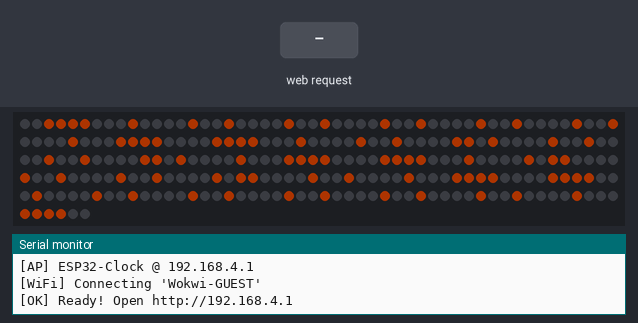
This sketch was run on a simulated ESP32. Parts: 256 RGB LEDs in strip order, left to right, continuing on the next row, the last lines printed to the serial monitor. Inputs (shaded band) come from the test bench. Dim RGB values are drawn brighter than linear; WiFi joins after 1.5 s; servers stay silent unless stated; the local clock reads 2024-03-15 10:24:30 at power-on unless the sketch sets it; random numbers use the default seed unless the sketch sets one; EEPROM starts erased.

Above: at 1.08 s.
1.3 s: HTTP request GET /api/mode?m=0 received
At 1.9 s:
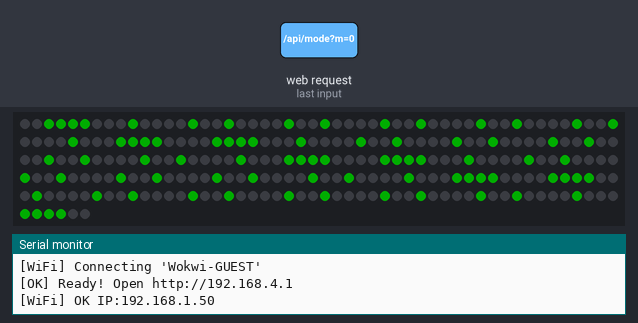
4.3 s: HTTP request GET /api/mode?m=1 received
At 4.65 s:
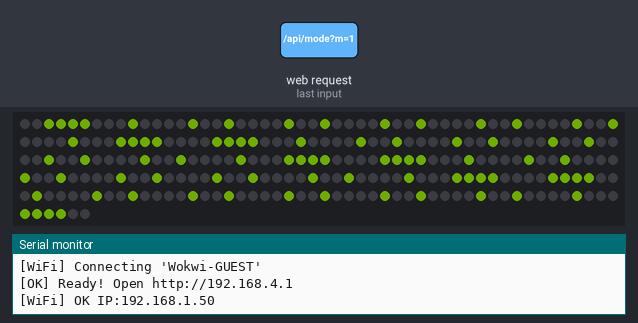
At 8.61 s:
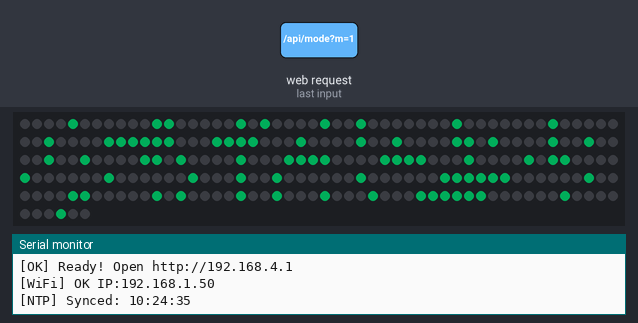

The sketch:

sketch_clock_led_8x8.ino
```cpp
/*
 * ESP32 Clock with 4x WS2812 8x8 LED Matrix
 * - NTP time sync via WiFi
 * - Auto color changing with multiple modes
 * - Phone control via WiFi Web Server
 *
 * Wokwi: Bat [net] enable=true trong wokwi.toml
 * Thuc te: Ket noi WiFi qua giao dien web tren dien thoai
 */

#include <Arduino.h>
#include <WiFi.h>
#include <WebServer.h>
#include <time.h>
#include <Adafruit_NeoPixel.h>
#include <Preferences.h>

/*=== Config ===*/
#define AP_SSID    "ESP32-Clock"
#define AP_PASS    "12345678"
#define LED_PIN    13
#define NUM_LEDS   256
Adafruit_NeoPixel matrix(NUM_LEDS, LED_PIN, NEO_GRB + NEO_KHZ800);

#define NTP_SERVER1    "pool.ntp.org"
#define NTP_SERVER2    "time.google.com"
#define GMT_OFFSET_SEC 25200
#define DST_OFFSET_SEC 0

WebServer server(80);
Preferences prefs;

/*=== Time ===*/
int hours = 0, minutes = 0, seconds = 0;
unsigned long lastTick = 0;
bool ntpSynced = false;
unsigned long lastNtpAttempt = 0;

/*=== Display ===*/
int brightness = 50;
bool use24h = true;
bool showColon = true;
bool colonOn = true;
unsigned long lastColonToggle = 0;
bool fontBold = false;

/*=== Color ===*/
enum ColorMode { MODE_SINGLE=0, MODE_RAINBOW, MODE_RANDOM, MODE_BREATHING, MODE_GRADIENT, MODE_WAVE, MODE_COUNT };
int colorMode = MODE_RAINBOW;
uint8_t fixedR = 0, fixedG = 255, fixedB = 0;
float hueOffset = 0;
unsigned long lastHueUpdate = 0;
bool autoColorChange = true;
unsigned long lastAutoChange = 0;
uint32_t digitColors[4];

/*=== WiFi ===*/
String wifiSSID = "";
String wifiPass = "";
bool wifiConnected = false;
unsigned long lastWifiAttempt = 0;

/*=== Font 8x8 for digits ===*/
static const uint8_t FONT[10][8] = {
  { // 0
    0b00111100,
    0b01000010,
    0b01000010,
    0b01000010,
    0b01000010,
    0b01000010,
    0b01000010,
    0b00111100
  },
  { // 1
    0b00001000,
    0b00011000,
    0b00101000,
    0b01001000,
    0b00001000,
    0b00001000,
    0b00001000,
    0b01111110
  },
  { // 2
    0b00111100,
    0b01000010,
    0b01000010,
    0b00000100,
    0b00001000,
    0b00010000,
    0b00100000,
    0b01111110
  },
  { // 3
    0b00111100,
    0b01000010,
    0b00000010,
    0b00011100,
    0b00000010,
    0b00000010,
    0b01000010,
    0b00111100
  },
  { // 4
    0b00000100,
    0b00001100,
    0b00010100,
    0b00100100,
    0b01000100,
    0b01111110,
    0b00000100,
    0b00000100
  },
  { // 5
    0b01111110,
    0b01000000,
    0b01000000,
    0b01111100,
    0b00000010,
    0b00000010,
    0b01000010,
    0b00111100
  },
  { // 6
    0b00111100,
    0b01000010,
    0b01000000,
    0b01000000,
    0b01111100,
    0b01000010,
    0b01000010,
    0b00111100
  },
  { // 7
    0b01111110,
    0b01000010,
    0b00000010,
    0b00000100,
    0b00001000,
    0b00010000,
    0b00100000,
    0b00100000
  },
  { // 8
    0b00111100,
    0b01000010,
    0b01000010,
    0b00111100,
    0b01000010,
    0b01000010,
    0b01000010,
    0b00111100
  },
  { // 9
    0b00111100,
    0b01000010,
    0b01000010,
    0b00111110,
    0b00000010,
    0b00000010,
    0b01000010,
    0b00111100
  }
};

/*=== Font Bold 8x8 ===*/
static const uint8_t FONT_BOLD[10][8] = {
  { // 0
    0b00111100,
    0b01100110,
    0b01100110,
    0b01100110,
    0b01100110,
    0b01100110,
    0b01100110,
    0b00111100
  },
  { // 1
    0b00001000,
    0b00011000,
    0b00111000,
    0b00011000,
    0b00011000,
    0b00011000,
    0b00011000,
    0b01111110
  },
  { // 2
    0b00111100,
    0b01100110,
    0b01100110,
    0b00000100,
    0b00001000,
    0b00010000,
    0b00100110,
    0b01111110
  },
  { // 3
    0b00111100,
    0b01100110,
    0b00000110,
    0b00011100,
    0b00000110,
    0b00000110,
    0b01100110,
    0b00111100
  },
  { // 4
    0b00001100,
    0b00011100,
    0b00101100,
    0b01001100,
    0b01111110,
    0b00001100,
    0b00001100,
    0b00001100
  },
  { // 5
    0b01111110,
    0b01100000,
    0b01100000,
    0b01111100,
    0b00000110,
    0b00000110,
    0b01100110,
    0b00111100
  },
  { // 6
    0b00111100,
    0b01100110,
    0b01100000,
    0b01111100,
    0b01100110,
    0b01100110,
    0b01100110,
    0b00111100
  },
  { // 7
    0b01111110,
    0b01100110,
    0b00000110,
    0b00000100,
    0b00001000,
    0b00010000,
    0b00110000,
    0b00110000
  },
  { // 8
    0b00111100,
    0b01100110,
    0b01100110,
    0b00111100,
    0b01100110,
    0b01100110,
    0b01100110,
    0b00111100
  },
  { // 9
    0b00111100,
    0b01100110,
    0b01100110,
    0b00111110,
    0b00000110,
    0b00000110,
    0b01100110,
    0b00111100
  }
};

/*=== Pixel index ===*/
inline int px(int x, int y, int panel) {
  return panel * 64 + y * 8 + x;
}

/*=== HSV to RGB ===*/
uint32_t hsv(float h, float s, float v) {
  float c = v * s;
  float x = c * (1.0f - fabsf(fmodf(h / 60.0f, 2.0f) - 1.0f));
  float m = v - c;
  float r, g, b;
  if      (h < 60)  { r=c; g=x; b=0; }
  else if (h < 120) { r=x; g=c; b=0; }
  else if (h < 180) { r=0; g=c; b=x; }
  else if (h < 240) { r=0; g=x; b=c; }
  else if (h < 300) { r=x; g=0; b=c; }
  else              { r=c; g=0; b=x; }
  return matrix.Color((uint8_t)((r+m)*255), (uint8_t)((g+m)*255), (uint8_t)((b+m)*255));
}

/*=== Get color per digit (all panels same color) ===*/
uint32_t getColor(int i) {
  (void)i;
  switch (colorMode) {
    case MODE_SINGLE:    return matrix.Color(fixedR, fixedG, fixedB);
    case MODE_RAINBOW:   return hsv(fmodf(hueOffset, 360.0f), 1, 1);
    case MODE_RANDOM:    return digitColors[0];
    case MODE_BREATHING: {
      float b = (sinf(hueOffset * 3.14159f / 180.0f) + 1.0f) / 2.0f;
      b = 0.2f + b * 0.8f;
      return matrix.Color((uint8_t)(fixedR*b), (uint8_t)(fixedG*b), (uint8_t)(fixedB*b));
    }
    case MODE_GRADIENT: {
      float t = fmodf(hueOffset / 360.0f, 1.0f);
      return matrix.Color((uint8_t)(255*(1-t)), (uint8_t)(128*t+127*(1-t)), (uint8_t)(255*t));
    }
    case MODE_WAVE:      return hsv(fmodf(hueOffset*2, 360), 1, 1);
    default:             return matrix.Color(fixedR, fixedG, fixedB);
  }
}

/*=== Draw digit ===*/
void drawDigit(int d, int panel, uint32_t color) {
  if (d < 0 || d > 9) return;
  const uint8_t (*font)[8] = fontBold ? FONT_BOLD : FONT;
  for (int y = 0; y < 8; y++)
    for (int x = 0; x < 8; x++)
      if (font[d][y] & (1 << (7 - x)))
        matrix.setPixelColor(px(x, y, panel), color);
}

/*=== Draw colon ===*/
void drawColon(uint32_t color) {
  if (!showColon || !colonOn) return;
  matrix.setPixelColor(px(7, 2, 1), color);
  matrix.setPixelColor(px(7, 5, 1), color);
  matrix.setPixelColor(px(0, 2, 2), color);
  matrix.setPixelColor(px(0, 5, 2), color);
}

/*=== Random colors ===*/
void randomColors() {
  for (int i = 0; i < 4; i++)
    digitColors[i] = matrix.Color(random(80,256), random(80,256), random(80,256));
}

/*=== NTP ===*/
void tryNtp() {
  struct tm ti;
  if (getLocalTime(&ti, 500) && ti.tm_year + 1900 >= 2024) {
    hours   = ti.tm_hour;
    minutes = ti.tm_min;
    seconds = ti.tm_sec;
    ntpSynced = true;
    lastTick = millis();  // Reset tick to prevent catch-up
    Serial.printf("[NTP] Synced: %02d:%02d:%02d\n", hours, minutes, seconds);
  } else {
    lastTick = millis();  // Reset even on fail to prevent fast forward
    Serial.println("[NTP] Failed");
  }
}

/*=== WiFi ===*/
void wifiStart() {
  if (wifiSSID.length() == 0) return;
  Serial.printf("[WiFi] Connecting '%s'\n", wifiSSID.c_str());
  WiFi.disconnect(false);
  delay(50);
  WiFi.mode(WIFI_AP_STA);
  WiFi.softAP(AP_SSID, AP_PASS);
  WiFi.setAutoReconnect(true);
  WiFi.begin(wifiSSID.c_str(), wifiPass.c_str());
  lastWifiAttempt = millis();
}

void wifiCheck() {
  bool conn = (WiFi.status() == WL_CONNECTED);
  if (conn && !wifiConnected) {
    wifiConnected = true;
    Serial.printf("[WiFi] OK IP:%s\n", WiFi.localIP().toString().c_str());
    configTime(GMT_OFFSET_SEC, DST_OFFSET_SEC, NTP_SERVER1, NTP_SERVER2);
    lastTick = millis();  // Reset tick after WiFi connect
  } else if (!conn && wifiConnected) {
    wifiConnected = false;
    ntpSynced = false;
    Serial.println("[WiFi] Disconnected");
  }
  if (!conn && wifiSSID.length() > 0 && millis() - lastWifiAttempt > 30000) {
    wifiStart();
  }
}

/*=== Web Page ===*/
const char HTML[] PROGMEM = R"rawliteral(
<!DOCTYPE html><html><head>
<meta charset="UTF-8"><meta name="viewport" content="width=device-width,initial-scale=1">
<title>ESP32 Clock</title>
<style>
*{box-sizing:border-box;margin:0;padding:0}
body{font-family:sans-serif;background:#0a0a2e;color:#fff;padding:16px}
.c{max-width:400px;margin:auto}
h1{text-align:center;margin:12px 0;background:linear-gradient(90deg,#0ff,#f0e);-webkit-background-clip:text;-webkit-text-fill-color:transparent}
.card{background:rgba(255,255,255,.08);border-radius:14px;padding:14px;margin:10px 0;border:1px solid rgba(255,255,255,.1)}
.card h2{font-size:15px;color:#0ff;margin-bottom:10px}
.time{text-align:center;font-size:44px;font-weight:bold;letter-spacing:3px;text-shadow:0 0 15px rgba(0,240,255,.5)}
.bg{display:flex;flex-wrap:wrap;gap:8px}
.bg button{flex:1;min-width:45%;padding:12px 10px;border:2px solid transparent;border-radius:12px;font-size:13px;font-weight:700;cursor:pointer;color:#fff;position:relative;overflow:hidden;transition:transform .2s,box-shadow .3s;text-shadow:0 1px 3px rgba(0,0,0,.5)}
.bg button:active{transform:scale(.95)}
.bg button.act{box-shadow:0 0 0 2px #fff,0 0 12px rgba(255,255,255,.4);transform:scale(1.03)}
.b0{background:linear-gradient(135deg,#ff0000,#ff8800,#ffff00,#00cc00,#0066ff,#8800ff);background-size:300% 300%;animation:rb 3s ease infinite}
@keyframes rb{0%,100%{background-position:0% 50%}50%{background-position:100% 50%}}
.b1{background:linear-gradient(135deg,#0ff,#06c);border-color:rgba(0,255,255,.3);box-shadow:inset 0 0 20px rgba(0,255,255,.15)}
.b2{background:linear-gradient(135deg,#f0e,#60f,#0ff);background-size:200% 200%;animation:rd 2s ease infinite}
@keyframes rd{0%,100%{background-position:0% 50%}50%{background-position:100% 50%}}
.b3{background:linear-gradient(135deg,#0f8,#064);animation:br 2s ease-in-out infinite}
@keyframes br{0%,100%{opacity:1}50%{opacity:.5}}
.b4{background:linear-gradient(90deg,#ff4444,#44ff88,#4488ff);background-size:100% 100%}
.b5{background:linear-gradient(90deg,#f48,#84f,#48f,#4f8,#f84);background-size:400% 100%;animation:wv 3s linear infinite}
@keyframes wv{0%{background-position:0% 0}100%{background-position:400% 0}}
input[type=range]{width:100%;margin:8px 0}
input[type=color]{width:100%;height:40px;border:none;border-radius:8px}
.row{display:flex;justify-content:space-between;align-items:center;padding:6px 0}
.sw{position:relative;width:44px;height:24px}
.sw input{opacity:0;width:0;height:0}
.sw span{position:absolute;inset:0;background:#333;border-radius:12px;transition:.3s;cursor:pointer}
.sw span:before{content:"";position:absolute;width:18px;height:18px;left:3px;top:3px;background:#888;border-radius:50%;transition:.3s}
.sw input:checked+span{background:#0ff}
.sw input:checked+span:before{transform:translateX(20px);background:#fff}
.wf input{width:100%;padding:8px;margin:4px 0;border-radius:8px;border:1px solid #333;background:#111;color:#fff}
.wf button{width:100%;padding:10px;margin-top:8px;background:#0ff;color:#000;border:none;border-radius:10px;font-weight:bold;cursor:pointer}
.st{text-align:center;font-size:11px;color:#888;margin-top:6px}
</style></head><body><div class="c">
<h1>ESP32 LED Clock</h1>
<div class="card"><h2>Thời Gian</h2><div class="time" id="t">--:--:--</div><div class="st" id="ns">...</div></div>
<div class="card"><h2>Hiệu Ứng Màu</h2><div class="bg" id="mg">
<button class="b0" onclick="M(1)">🌈 Cầu Vồng</button>
<button class="b1" onclick="M(0)">🎨 Một Màu</button>
<button class="b2" onclick="M(2)">🎲 Ngẫu Nhiên</button>
<button class="b3" onclick="M(3)">💨 Hiệu Ứng Thở</button>
<button class="b4" onclick="M(4)">🌅 Gradient</button>
<button class="b5" onclick="M(5)">🌊 Sóng Màu</button>
</div></div>
<div class="card"><h2>Chọn Màu</h2><input type="color" id="cp" value="#00ff00" onchange="C(this.value)"></div>
<div class="card"><h2>Độ Sáng: <span id="bv">50</span></h2><input type="range" min="5" max="100" value="50" id="bs" oninput="B(this.value)"></div>
<div class="card"><h2>Cài Đặt</h2>
<div class="row"><span>Tự động đổi hiệu ứng</span><label class="sw"><input type="checkbox" id="ac" checked onchange="S('auto',this.checked?1:0)"><span></span></label></div>
<div class="row"><span>Dấu 2 chấm</span><label class="sw"><input type="checkbox" id="sc" checked onchange="S('colon',this.checked?1:0)"><span></span></label></div>
<div class="row"><span>24h</span><label class="sw"><input type="checkbox" id="f24" checked onchange="S('format',this.checked?1:0)"><span></span></label></div>
<div class="row"><span>Font Đậm</span><label class="sw"><input type="checkbox" id="fb" onchange="S('font',this.checked?1:0)"><span></span></label></div>
</div>
<div class="card"><h2>WiFi</h2><div class="wf">
<input id="ss" placeholder="Tên Wifi"><input id="pw" type="password" placeholder="Mật Khẩu">
<button onclick="W()">Kết Nối</button></div><div class="st" id="ws"></div></div>
</div><script>
function F(u,c){fetch(u).then(r=>r.json()).then(c).catch(()=>{})}
function M(m){F('/api/mode?m='+m,d=>{});var bs=document.getElementById('mg').children;for(var i=0;i<bs.length;i++)bs[i].classList.remove('act');var order=[1,0,2,3,4,5];for(var i=0;i<order.length;i++)if(order[i]==m){bs[i].classList.add('act');break}}
function C(v){var r=parseInt(v.substr(1,2),16),g=parseInt(v.substr(3,2),16),b=parseInt(v.substr(5,2),16);F('/api/color?r='+r+'&g='+g+'&b='+b,d=>{})}
function B(v){document.getElementById('bv').textContent=v;F('/api/brightness?v='+v,d=>{})}
function S(k,v){F('/api/'+k+'?v='+v,d=>{})}
function W(){var s=document.getElementById('ss').value,p=document.getElementById('pw').value;if(!s)return;F('/api/wifi?ssid='+encodeURIComponent(s)+'&pass='+encodeURIComponent(p),d=>{document.getElementById('ws').textContent=d.msg||'OK'})}
function U(){F('/api/status',d=>{
document.getElementById('t').textContent=d.time||'--:--:--';
document.getElementById('ns').textContent=d.ntp?'NTP OK':'Chưa đồng bộ thời gian';
document.getElementById('bs').value=d.br;document.getElementById('bv').textContent=d.br;
document.getElementById('ac').checked=d.ac;document.getElementById('sc').checked=d.cl;
document.getElementById('f24').checked=d.f24;document.getElementById('fb').checked=d.fb;
document.getElementById('ws').textContent=d.wifi?'IP: '+d.ip:'Chưa kết nối wifi';
var bs=document.getElementById('mg').children,order=[1,0,2,3,4,5];for(var i=0;i<bs.length;i++){bs[i].classList.remove('act');if(order[i]==d.mode)bs[i].classList.add('act')}
})}
setInterval(U,2000);U();
</script></body></html>
)rawliteral";

/*=== API Handlers ===*/
void apiStatus() {
  int dh = use24h ? hours : (hours%12==0?12:hours%12);
  char buf[12];
  snprintf(buf, sizeof(buf), "%02d:%02d:%02d", dh, minutes, seconds);
  String j = "{\"time\":\"" + String(buf) + "\",\"ntp\":" + (ntpSynced?"true":"false")
    + ",\"br\":" + String(brightness) + ",\"ac\":" + (autoColorChange?"true":"false")
    + ",\"cl\":" + (showColon?"true":"false") + ",\"f24\":" + (use24h?"true":"false")
    + ",\"fb\":" + (fontBold?"true":"false")
    + ",\"mode\":" + String(colorMode)
    + ",\"wifi\":" + (wifiConnected?"true":"false")
    + ",\"ip\":\"" + (wifiConnected?WiFi.localIP().toString():"") + "\"}";
  server.send(200, "application/json", j);
}

void apiMode() {
  if (server.hasArg("m")) {
    int m = server.arg("m").toInt();
    if (m >= 0 && m < MODE_COUNT) { colorMode = m; if (m==MODE_RANDOM) randomColors(); }
  }
  server.send(200, "application/json", "{\"ok\":1}");
}

void apiColor() {
  if (server.hasArg("r")) fixedR = constrain(server.arg("r").toInt(), 0, 255);
  if (server.hasArg("g")) fixedG = constrain(server.arg("g").toInt(), 0, 255);
  if (server.hasArg("b")) fixedB = constrain(server.arg("b").toInt(), 0, 255);
  server.send(200, "application/json", "{\"ok\":1}");
}

void apiBrightness() {
  if (server.hasArg("v")) { brightness = constrain(server.arg("v").toInt(), 5, 255); matrix.setBrightness(brightness); }
  server.send(200, "application/json", "{\"ok\":1}");
}

void apiAuto()   { if(server.hasArg("v")) autoColorChange=(server.arg("v")=="1"); server.send(200,"application/json","{\"ok\":1}"); }
void apiColon()  { if(server.hasArg("v")) showColon=(server.arg("v")=="1"); server.send(200,"application/json","{\"ok\":1}"); }
void apiFormat() { if(server.hasArg("v")) use24h=(server.arg("v")=="1"); server.send(200,"application/json","{\"ok\":1}"); }
void apiFont()   { if(server.hasArg("v")) fontBold=(server.arg("v")=="1"); server.send(200,"application/json","{\"ok\":1}"); }

void apiWifi() {
  String ssid = server.arg("ssid");
  String pass = server.arg("pass");
  if (ssid.length() > 0 && ssid.length() <= 32) {
    prefs.begin("clk", false);
    prefs.putString("ssid", ssid);
    prefs.putString("pass", pass);
    prefs.end();
    wifiSSID = ssid;
    wifiPass = pass;
    server.send(200, "application/json", "{\"msg\":\"Đang Kết Nối...\"}");
    wifiStart();
  } else {
    server.send(200, "application/json", "{\"msg\":\"SSID Lỗi!\"}");
  }
}

/*=== SETUP ===*/
void setup() {
  Serial.begin(115200);
  Serial.println("\n=== ESP32 LED Clock ===");

  matrix.begin();
  matrix.setBrightness(brightness);
  matrix.show();
  randomColors();

  // Load WiFi
  prefs.begin("clk", true);
  wifiSSID = prefs.getString("ssid", "");
  wifiPass = prefs.getString("pass", "");
  prefs.end();

  // Start AP always
  WiFi.mode(WIFI_AP_STA);
  WiFi.softAP(AP_SSID, AP_PASS);
  Serial.printf("[AP] %s @ %s\n", AP_SSID, WiFi.softAPIP().toString().c_str());

  // Connect WiFi
  if (wifiSSID.length() > 0) {
    wifiStart();
  } else {
    // Wokwi: try virtual network
    wifiSSID = "Wokwi-GUEST";
    wifiPass = "";
    wifiStart();
  }

  // Web server routes
  server.on("/", []() { server.send(200, "text/html", HTML); });
  server.on("/api/status", apiStatus);
  server.on("/api/mode", apiMode);
  server.on("/api/color", apiColor);
  server.on("/api/brightness", apiBrightness);
  server.on("/api/auto", apiAuto);
  server.on("/api/colon", apiColon);
  server.on("/api/format", apiFormat);
  server.on("/api/font", apiFont);
  server.on("/api/wifi", apiWifi);
  server.begin();

  lastTick = millis();
  Serial.println("[OK] Ready! Open http://192.168.4.1");
}

/*=== LOOP ===*/
void loop() {
  unsigned long now = millis();

  server.handleClient();
  wifiCheck();

  // --- Time tick every 1 second (max 1 tick per loop to prevent fast-forward) ---
  if (now - lastTick >= 1000) {
    lastTick = now;  // Use 'now' not '+= 1000' to prevent catching up
    seconds++;
    if (seconds >= 60) { seconds = 0; minutes++; }
    if (minutes >= 60) { minutes = 0; hours++; }
    if (hours >= 24)   { hours = 0; }
  }

  // --- NTP sync ---
  if (wifiConnected) {
    unsigned long interval = ntpSynced ? 60000 : 5000;
    if (now - lastNtpAttempt >= interval) {
      lastNtpAttempt = now;
      tryNtp();
    }
  }

  // --- Colon blink ---
  if (now - lastColonToggle >= 500) {
    colonOn = !colonOn;
    lastColonToggle = now;
  }

  // --- Color animation ---
  if (now - lastHueUpdate >= 50) {
    hueOffset += 1.0f;
    if (hueOffset >= 360.0f) hueOffset -= 360.0f;
    lastHueUpdate = now;
  }

  // --- Auto mode change ---
  if (autoColorChange && now - lastAutoChange >= 60000) {
    lastAutoChange = now;
    colorMode = (colorMode + 1) % MODE_COUNT;
    if (colorMode == MODE_RANDOM) randomColors();
  }

  // --- Display ---
  matrix.clear();
  int dh = hours;
  if (!use24h) { dh = hours % 12; if (dh == 0) dh = 12; }

  drawDigit(dh / 10,      0, getColor(0));
  drawDigit(dh % 10,      1, getColor(1));
  drawDigit(minutes / 10, 2, getColor(2));
  drawDigit(minutes % 10, 3, getColor(3));
  drawColon(getColor(1));

  matrix.show();
  delay(20);
}
```
